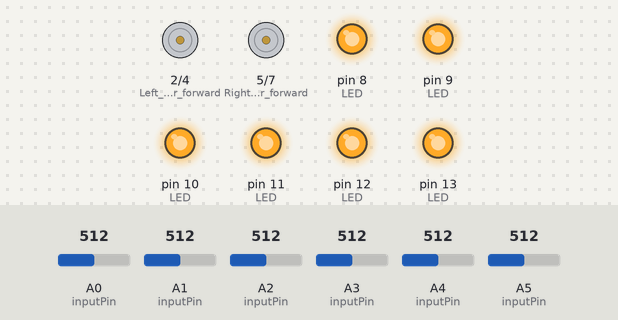
This sketch was run on a simulated Arduino Uno, built with avr-gcc and run on an emulated ATmega328P. On the bench: motor-driver pin pairs drawn as motors (green arrow = first pin HIGH = forward, orange = second pin HIGH = backward, longer = more drive, scaled by the enable pin), output pins drawn as LEDs (lit = HIGH). The inputs (shaded band) are chosen by the test bench; at power-on: A0 (inputPin) = 512, A1 (inputPin) = 512, A2 (inputPin) = 512, A3 (inputPin) = 512, A4 (inputPin) = 512, A5 (inputPin) = 512. Random numbers use the default seed unless the sketch sets one.

Above: at 2.7 s.
2.8 s: A0 (inputPin) set to 716
At 4.0 s:
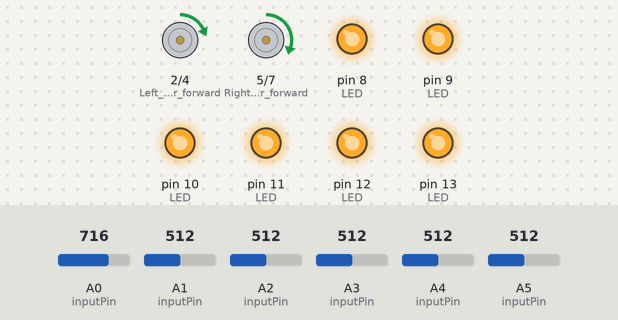
5.8 s: A1 (inputPin) set to 23
At 7.5 s:
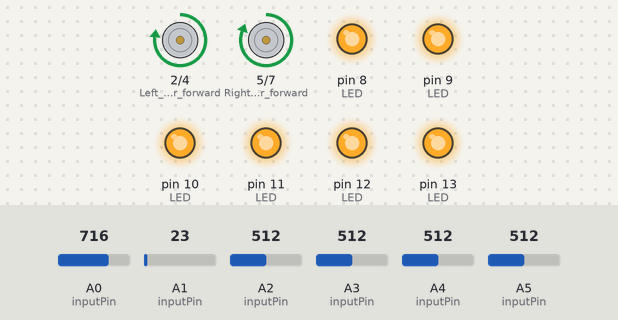
8.8 s: A1 (inputPin) set to 19
At 11.6 s:
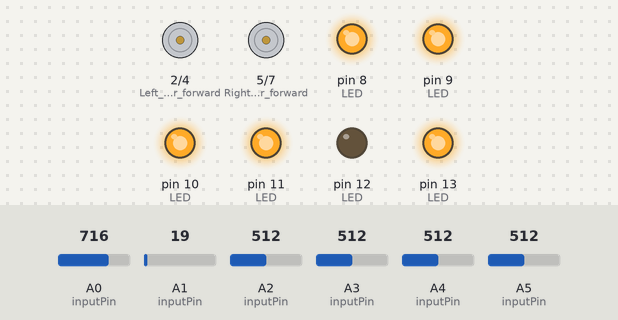
11.8 s: A2 (inputPin) set to 992
14.8 s: A3 (inputPin) set to 27
17.8 s: A3 (inputPin) set to 21
At 20.3 s:
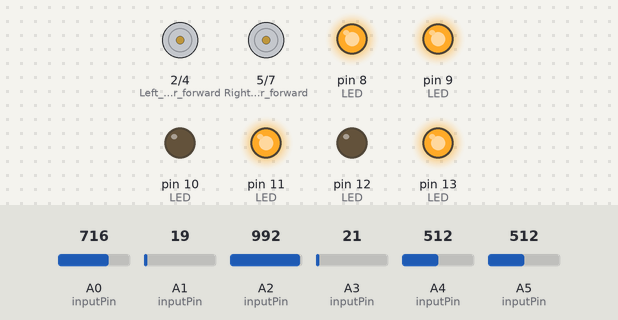
Timing chart, 0 to 24.7 s (numbered marks = the images above; inputs shaded):
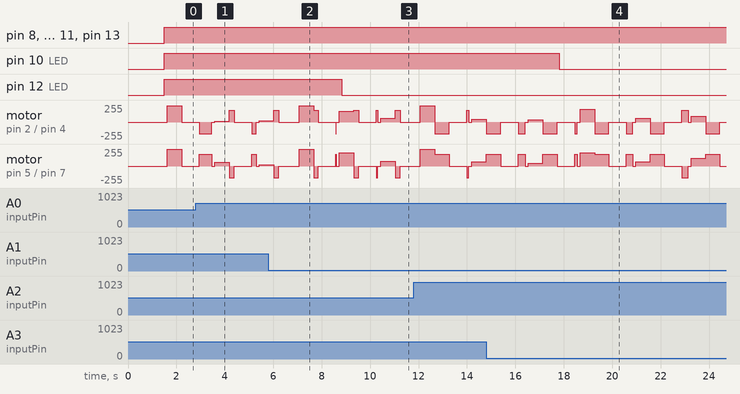

The sketch:

inverse_crw.ino
```cpp
#include "./Gaussian.h"

const int sensor_size(6);
const int read_size(25);
const int south = A2;
const int south_LED = 11;
const int west = A4;
const int west_LED = 9;
const int north = A5;
const int north_LED = 8;
const int east = A1;
const int east_LED = 12;
const int north_east = A0;
const int north_east_LED = 13;
const int north_west = A3;
const int north_west_LED = 10;
const int north_idx = 0;
const int south_idx = 5;
const int east_idx = 3;
const int west_idx = 4;
const int north_east_idx = 1;
const int north_west_idx = 2;


const float spin_threshold(1.0);

//calibrate angles
const float north_angle = 0;
const float north_east_angle = -59;
const float north_west_angle = 57;
const float east_angle = -105;
const float west_angle = 95;
const float south_angle = 172;
const float sensor_angles[sensor_size] = {north_angle, north_east_angle, north_west_angle,
  east_angle, west_angle, south_angle};

//calibrate from 6th line front edge
const int north_value = 20;
const int south_value = 27;
const int east_value = 21;
const int west_value = 26;
const int north_east_value = 23;
const int north_west_value = 25;

/*
//calibrate from 5th line front edge, bottom left edge of tape
const int north_value = 30;
const int south_value = 32;
const int east_value = 34;
const int west_value = 42;
const int north_east_value = 35;
const int north_west_value = 35;
*/

const int serial_select(west_idx);
int LED[sensor_size] = {north_LED, north_east_LED, north_west_LED, east_LED,
 west_LED, south_LED};
const float sensor_values[6] = {north_value, north_east_value, north_west_value,
 east_value, west_value, south_value};

int inputPin[sensor_size] = {north, north_east, north_west, east, west, south};
int readings[sensor_size][read_size];
float total[sensor_size];
float average[sensor_size];
int readIndex(0);


int Right_motor_reverse = 7;
int Right_motor_forward = 5;
int Right_motor_enable = 6;
int Left_motor_reverse = 4;
int Left_motor_forward = 2;
int Left_motor_enable = 3;

Gaussian gaussian = Gaussian();
int default_speed = 175; //batcar 150
int max_speed = 255;  //batcar 230
//calibration parameters:
const float speed_right_fraction = 1.0;
const float speed_left_fraction = 0.946;
const float spin_360_left_delay = 1027;
const float spin_360_right_delay = 1028;

void local_delay(int ms) {
  for (unsigned i(0); i < ms/1.72; ++i) {
    update_sensors_after_1ms();
    delay(1);
  }
}


void spin_right() {
  digitalWrite(Right_motor_forward, LOW);
  digitalWrite(Right_motor_reverse, HIGH);
  analogWrite(Right_motor_enable, default_speed);
  digitalWrite(Left_motor_forward, HIGH);
  digitalWrite(Left_motor_reverse, LOW);
  analogWrite(Left_motor_enable, default_speed);
}

void spin_left() {
  digitalWrite(Right_motor_forward, HIGH);
  digitalWrite(Right_motor_reverse, LOW);
  analogWrite(Right_motor_enable, default_speed);
  digitalWrite(Left_motor_forward, LOW);
  digitalWrite(Left_motor_reverse, HIGH);
  analogWrite(Left_motor_enable, default_speed);
}

void spin_right_angle(int angle) {
  spin_right();
  local_delay(spin_360_right_delay/360*angle);
}

void spin_left_angle(int angle) {
  spin_left();
  local_delay(spin_360_left_delay/360*angle);
}

void run_at_speed(int speed) {
  digitalWrite(Right_motor_forward, HIGH);
  digitalWrite(Right_motor_reverse, LOW);
  analogWrite(Right_motor_enable, speed*speed_right_fraction);

  digitalWrite(Left_motor_forward, HIGH);
  digitalWrite(Left_motor_reverse, LOW);
  analogWrite(Left_motor_enable, speed*speed_left_fraction);
}

void brake() {
  digitalWrite(Left_motor_reverse, LOW);
  digitalWrite(Left_motor_forward, LOW);
  digitalWrite(Right_motor_forward, LOW);
  digitalWrite(Right_motor_reverse, LOW);
}

void orient(int new_orientation) {
  int rotation = new_orientation;
  if (rotation < 0) {
    rotation += 360;
  }
  if (rotation <= 180) {
    spin_left_angle(rotation);
  }
  else {
    spin_right_angle(360-rotation);
  }
  brake(); //stop
  local_delay(100);
}

bool spin_toward_sensor() {
  float max_ratio(0);
  int sensor_idx(0);
  for (unsigned i(0); i < sensor_size; ++i) {
    float ratio(average[i]/sensor_values[i]);
    if (ratio > max_ratio) {
      max_ratio = ratio;
      sensor_idx = i;
    }
  }
  if (max_ratio > spin_threshold) {
    orient(sensor_angles[sensor_idx]);
    return true;
  }
  return false;
}

void update_sensors_after_1ms() {
  for (unsigned i(0); i < sensor_size; ++i) {
    total[i] -= readings[i][readIndex];
    readings[i][readIndex] = analogRead(inputPin[i]);
    total[i] += readings[i][readIndex];
    average[i] = total[i] / read_size;
    if (i == serial_select) {
      //Serial.println(average[i]);
    }
    if (average[i] >= sensor_values[i]) {
      digitalWrite(LED[i], HIGH);
    }
    else {
      digitalWrite(LED[i], LOW);
    }
  }
  readIndex = readIndex + 1;
  if (readIndex >= read_size) {
    readIndex = 0;
  }
}


void neutrophil_inverse_crw() {
  double speedStd = 8.5;
  double speedMean = 5.95;
  double attackFactor = 0.55;
  double correlationFactor = 1;
  double pitchRateMean = 2.65;
  double pitchRateStd = 1.5;

  // apply movement to the cell in the direction that it faces
  gaussian.mean = speedMean;
  gaussian.variance = speedStd*speedStd;
  double currentSpeed = gaussian.random();
  // units in um/min. Ensure not faster than maximum possible neutrophil spd.
  double maxSpeed = 25.0;
  currentSpeed = min(maxSpeed, currentSpeed);
  // cell's can't move reverse
  currentSpeed = abs(currentSpeed);

  gaussian.mean = pitchRateMean;
  gaussian.variance = pitchRateStd*pitchRateStd;
  double pitch = gaussian.random();
  /* This is the critical bit, relating the last speed to the pitch.
   * Correlation factor describes the sensitivity to speed.
   * When correlationFactor=0, speed has no influence
   * on pitch. When correlationFactor=1, speed as a proportion of maximum
   * speed completely scales pitch.
   */
  double scaledMaxSpeed = pow(maxSpeed, attackFactor);
  double scaledSpeed = pow(currentSpeed, attackFactor);
  pitch *= (1.0 - correlationFactor) +
    (correlationFactor * (scaledMaxSpeed - scaledSpeed) / scaledMaxSpeed);
  //pitch *= Simulation.timeSlice;    // account for timestep.
  // multiply orientation by rotateQ, because pitchQ is calculated relative to
  // cell, not in absolute space.
  double new_orientation = pitch/(M_PI*2)*360; //convert radians to degrees
  orient(new_orientation);
  run_at_speed(currentSpeed/maxSpeed*max_speed);
  local_delay(500); // walk at selected speed for 500 ms
}

void neutrophil_brownian() {
  double speedStd = 10;
  gaussian.mean = 0;
  gaussian.variance = speedStd*speedStd;
  double currentSpeed = gaussian.random();
  double maxSpeed = 25.0;
  currentSpeed = min(maxSpeed, currentSpeed);
  currentSpeed = abs(currentSpeed);
  orient(random(0, 360));
  run_at_speed(currentSpeed/maxSpeed*max_speed);
  local_delay(500); // walk at selected speed for 500 ms
}

void calibrate_wheel_alignment() {
  run_at_speed(default_speed);
  local_delay(5000);
  brake();
  delay(100000);
}

void calibrate_right_360_angle() {
  spin_right_angle(360);
  brake();
  local_delay(3000);
}

void calibrate_left_360_angle() {
  spin_left_angle(360);
  brake();
  local_delay(3000);
}

void calibrate_spin_north_east() {
  orient(360+north_east_angle);
  brake();
  local_delay(3000);
}

void calibrate_spin_north_west() {
  orient(north_west_angle);
  brake();
  local_delay(3000);
}

void calibrate_spin_east() {
  orient(360+east_angle);
  brake();
  local_delay(3000);
}

void calibrate_spin_west() {
  orient(west_angle);
  brake();
  local_delay(3000);
}

void calibrate_spin_south() {
  orient(south_angle);
  brake();
  local_delay(3000);
}

void setup_sensors() {
  Serial.begin(9600);
  for (unsigned i(0); i < sensor_size; ++i) {
    pinMode(LED[i], OUTPUT);
    total[i] = 0;
    average[i] = 0;
    for (unsigned j(0); j < read_size; j++) {
      readings[i][j] = 0;
    }
  }
}

void setup_motors() {
  pinMode(Left_motor_forward, OUTPUT);
  pinMode(Left_motor_reverse, OUTPUT);
  pinMode(Right_motor_forward, OUTPUT);
  pinMode(Right_motor_reverse, OUTPUT);
  pinMode(Right_motor_enable, OUTPUT);
  pinMode(Left_motor_enable, OUTPUT);
  digitalWrite(Left_motor_enable, HIGH);
  digitalWrite(Right_motor_enable, HIGH);
}

void setup() {
  setup_motors();
  setup_sensors();
  delay(1500);
}


void loop_motors() {
  neutrophil_inverse_crw();
  //neutrophil_brownian();
  //calibrate_wheel_alignment();
  //calibrate_left_360_angle();
  //calibrate_right_360_angle();
  //calibrate_spin_north_east();
  //calibrate_spin_north_west();
  //calibrate_spin_east();
  //calibrate_spin_west();
  //calibrate_spin_south();
}

void loop() {
  loop_motors();
  //update_sensors_after_1ms();
  if (spin_toward_sensor()) {
    brake();
    local_delay(500);
  }
  delay(1);
}
```

Gaussian.h
```cpp
/*
 	Gaussian.h - An Gaussian object

	This class was made to make it easy to understand and use
	Gaussians in real life applications.

	For instructions, go to https://github.com/ivanseidel/Gaussian

	Created by Ivan Seidel Gomes, July, 2013.
	Released into the public domain.
*/

#ifndef Gaussian_h
#define Gaussian_h

#include "math.h"
#include "Arduino.h"

#define MAX_VARIANCE 2147483600

class Gaussian
{
protected:
	/*
		Return the result of the sum of a gaussian
		with _mean and _variance and This gaussian,
		in a NEW object;
	*/
	virtual Gaussian sum(double _mean, double _variance){
		double nMean = (variance * _mean + _variance * mean) / (_variance + variance);
		double nVariance = 1.0 / (1.0/variance + 1.0/_variance);

		return Gaussian(nMean, nVariance);
	}

	/*
		Return the result of the sum of _gaus and This
		gaussian, in a NEW object;
	*/
	virtual Gaussian sum(Gaussian _gaus){
		return sum(_gaus.mean, _gaus.variance);
	}

public:
	/*
		Leave it public, to make it easier
	*/
	double mean, variance;

	/*
		Constructor method
		Default variance is MAC_VARIANCE
	*/
	Gaussian(double _mean = 0.0, double _variance = MAX_VARIANCE){
		mean = _mean;
		variance = _variance;
	}

	/*
		Set the mean to _val
	*/
	virtual Gaussian setMean(double _val){
		mean = _val;

		return *this;
	}

	/*
		Move the mean by _val
	*/
	virtual Gaussian move(double _val){
		mean += _val;

		return *this;
	}

	/*
		Increase the variance by _val
	*/
	virtual Gaussian vary(double _val){
		variance += _val;

		return *this;
	}

	/*
		Increase the variance by _val
	*/
	virtual Gaussian setVariance(double _val){
		variance = _val;

		return *this;
	}


	/*
		Copies the same mean and variance to the current object
	*/
	virtual void operator=(Gaussian _gaus){
		mean = _gaus.mean;
		variance = _gaus.variance;
	}

	/*
		Overrides the + operator to be able to sum with gaussians like:
			Gaussian b = Gaussian(10, 20);
			Gaussian a = b + Gaussian(1,10);
	*/
	virtual Gaussian operator+(Gaussian _gaus){
		return sum(_gaus);
	}

	/*
		Overrides the += operator to be able to sum with gaussians like:
			Gaussian b = Gaussian(10, 20);
			Gaussian a += b;
	*/
	virtual void operator+=(Gaussian _gaus){
		*this = sum(_gaus);
	}

	/*
		Randomize a variable with Gaussian distribuition,
		using it's mean and variance
	*/
	virtual double random(){
		double R1, R2;
		R1 = ::random(MAX_VARIANCE)/(double)MAX_VARIANCE;
		R2 = ::random(MAX_VARIANCE)/(double)MAX_VARIANCE;
		return mean + variance * cos( 2 * M_PI * R1) * sqrt(-log(R2));
	}

	virtual double plot(double x){
		static const float inv_sqrt_2pi = 0.3989422804014327;
		double sigma = sqrt(variance);
	    double a = (x - mean) / sigma;

	    return inv_sqrt_2pi / sigma * exp(-0.5f * a * a);
	}

};


#endif
```

Measured:
- the behaviour switches between 21 and 20 on A1 (inputPin) (found by bisection; images 2 and 3)
- the behaviour switches between 25 and 24 on A3 (inputPin) (found by bisection; images 3 and 4)
- after the input at 8.8 s, pin 12 (LED): HIGH → LOW at once
- after the input at 17.8 s, pin 10 (LED): HIGH → LOW at once
